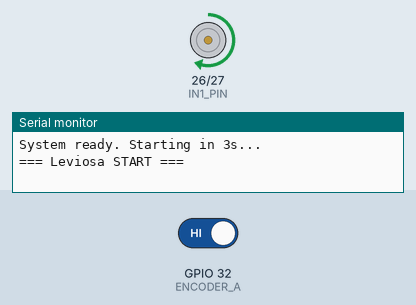
A sketch run on a simulated ESP32. Parts: motor-driver pin pairs drawn as motors (green arrow = first pin HIGH = forward, orange = second pin HIGH = backward, longer = more drive, scaled by the enable pin), the last lines printed to the serial monitor. The inputs (shaded band) are chosen by the test bench; at power-on: GPIO 32 (ENCODER_A) HIGH.

Above: at 6.0 s.
At 17.48 s:
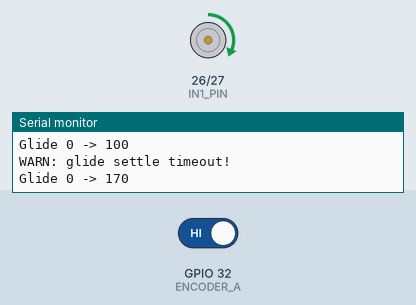
Timing chart, 0 to 21.3 s (numbered marks = the images above):
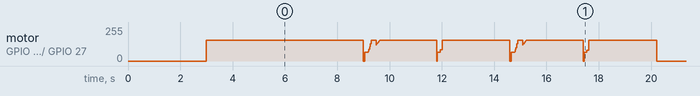

The sketch:

leviosa.ino
```cpp
#include <Arduino.h>

// --- PIN DEFINITIONS ---
const int ENA_PIN   = 25;
const int IN1_PIN   = 26;
const int IN2_PIN   = 27;
const int ENCODER_A = 32;
const int ENCODER_B = 33;

// --- PWM CONFIG ---
const int PWM_FREQ       = 30000;
const int PWM_RESOLUTION = 8;

// --- PID TUNING (adjust these for your motor) ---
const float Kp = 2.0f;
const float Ki = 0.03f;

// --- MOTION LIMITS ---
const int MIN_PWM_UP   = 65;
const int MAX_PWM_UP   = 155;
const int MIN_PWM_DOWN = 22;
const int MAX_PWM_DOWN = 75;
const int DEADBAND     = 5;

// --- ENCODER STATE ---
volatile long currentPosition  = 0;
volatile unsigned long lastISRTime = 0;

void IRAM_ATTR encoderISR() {
  unsigned long now = micros();
  if (now - lastISRTime > 500) {
    currentPosition += (digitalRead(ENCODER_B) > 0) ? 1 : -1;
  }
  lastISRTime = now;
}

// ─── HELPERS ──────────────────────────────────────────────────────────────────

void motorStop() {
  ledcWrite(ENA_PIN, 0);
  digitalWrite(IN1_PIN, LOW);
  digitalWrite(IN2_PIN, LOW);
}

// Drives the motor based on the sign of `error` and a raw PWM magnitude.
// Applies direction-appropriate min/max clamping.
void motorDrive(long error, int rawPWM) {
  int pwr = abs(rawPWM);
  if (error > 0) {
    pwr = constrain(pwr, MIN_PWM_UP, MAX_PWM_UP);
    digitalWrite(IN1_PIN, HIGH);
    digitalWrite(IN2_PIN, LOW);
    ledcWrite(ENA_PIN, pwr);
  } else {
    pwr = constrain(pwr, MIN_PWM_DOWN, MAX_PWM_DOWN);
    digitalWrite(IN1_PIN, LOW);
    digitalWrite(IN2_PIN, HIGH);
    ledcWrite(ENA_PIN, pwr);
  }
}

// ─── PI POSITION HOLD ─────────────────────────────────────────────────────────
// FIX: Motor now STOPS inside the deadband instead of always driving.
// FIX: Safety timeout prevents infinite loops on stall/encoder glitch.
bool moveAndHold(long target, int holdMs, bool cutPower, unsigned long timeoutMs = 5000) {
  long errorSum   = 0;
  long prevError  = 0;
  bool reached    = false;
  unsigned long reachedAt = 0;
  unsigned long startedAt = millis();

  while (true) {

    // ── Safety timeout ──────────────────────────────────────────────────────
    if ((millis() - startedAt) > timeoutMs) {
      Serial.println("WARN: moveAndHold timeout!");
      motorStop();
      return false;
    }

    long pos   = currentPosition;   // one atomic snapshot of the volatile
    long error = target - pos;

    // ── CRITICAL FIX: Inside deadband → stop motor and run hold timer ───────
    if (abs(error) <= DEADBAND) {
      motorStop();
      errorSum = 0;                 // clear integral on arrival
      if (!reached) {
        reached   = true;
        reachedAt = millis();
      }
      if ((millis() - reachedAt) >= (unsigned long)holdMs) {
        if (cutPower) motorStop();
        return true;
      }
      delay(2);
      continue;
    }

    // ── If we drifted back out of deadband, restart the hold timer ──────────
    reached = false;

    // ── Anti-windup: only integrate when close, reset on zero-crossing ──────
    if (abs(error) < 60) {
      if ((error > 0) != (prevError > 0)) errorSum = 0;   // zero-crossing
      errorSum = constrain(errorSum + error, -3000L, 3000L);
    } else {
      errorSum = 0;
    }
    prevError = error;

    int rawPWM = (int)((error * Kp) + (errorSum * Ki));
    motorDrive(error, rawPWM);
    delay(2);
  }
}

// ─── SMOOTH GLIDE ─────────────────────────────────────────────────────────────
// FIX: Uses actual currentPosition as start (not an assumed value).
// FIX: Settle timeout exits the loop if the motor can't reach the final target.
bool glideToPosition(long endPos, unsigned long durationMs) {
  long startPos = currentPosition;           // capture real start
  long errorSum = 0;
  long prevError = 0;
  unsigned long startTime = millis();
  const unsigned long SETTLE_TIMEOUT = 2000; // extra ms to settle after ramp ends

  Serial.print("Glide "); Serial.print(startPos);
  Serial.print(" -> "); Serial.println(endPos);

  while (true) {
    unsigned long elapsed = millis() - startTime;

    // ── Compute moving target ─────────────────────────────────────────────
    long movingTarget;
    if (elapsed < durationMs) {
      float t = (float)elapsed / (float)durationMs;
      movingTarget = startPos + (long)((endPos - startPos) * t);
    } else {
      movingTarget = endPos;
      // After ramp ends: check settle or timeout
      if (abs(endPos - currentPosition) <= DEADBAND) {
        motorStop();
        return true;
      }
      if ((elapsed - durationMs) > SETTLE_TIMEOUT) {
        Serial.println("WARN: glide settle timeout!");
        motorStop();
        return false;
      }
    }

    long error = movingTarget - currentPosition;

    if (abs(error) <= DEADBAND) {            // coast through small errors
      motorStop();
      delay(2);
      continue;
    }

    if (abs(error) < 60) {
      if ((error > 0) != (prevError > 0)) errorSum = 0;
      errorSum = constrain(errorSum + error, -3000L, 3000L);
    } else {
      errorSum = 0;
    }
    prevError = error;

    int rawPWM = (int)((error * Kp) + (errorSum * Ki));
    motorDrive(error, rawPWM);
    delay(2);
  }
}

// ─── SETUP ────────────────────────────────────────────────────────────────────

void setup() {
  Serial.begin(115200);

  pinMode(IN1_PIN, OUTPUT);
  pinMode(IN2_PIN, OUTPUT);
  ledcAttach(ENA_PIN, PWM_FREQ, PWM_RESOLUTION);

  pinMode(ENCODER_A, INPUT_PULLUP);
  pinMode(ENCODER_B, INPUT_PULLUP);
  attachInterrupt(digitalPinToInterrupt(ENCODER_A), encoderISR, RISING);

  motorStop();
  currentPosition = 0;

  Serial.println("System ready. Starting in 3s...");
  delay(3000);
}

// ─── LEVIOSA SEQUENCE ─────────────────────────────────────────────────────────

void loop() {
  Serial.println("=== Leviosa START ===");

  // Rise and hang
  moveAndHold(190, 300, false, 6000);

  // Bob twice
  for (int i = 0; i < 2; i++) {
    glideToPosition(100, 800);
    glideToPosition(170, 800);
  }

  // Smooth descent back to rest
  glideToPosition(0, 3000);

  motorStop();
  Serial.println("=== Leviosa COMPLETE. Resting 8s ===");
  delay(8000);
}
```
